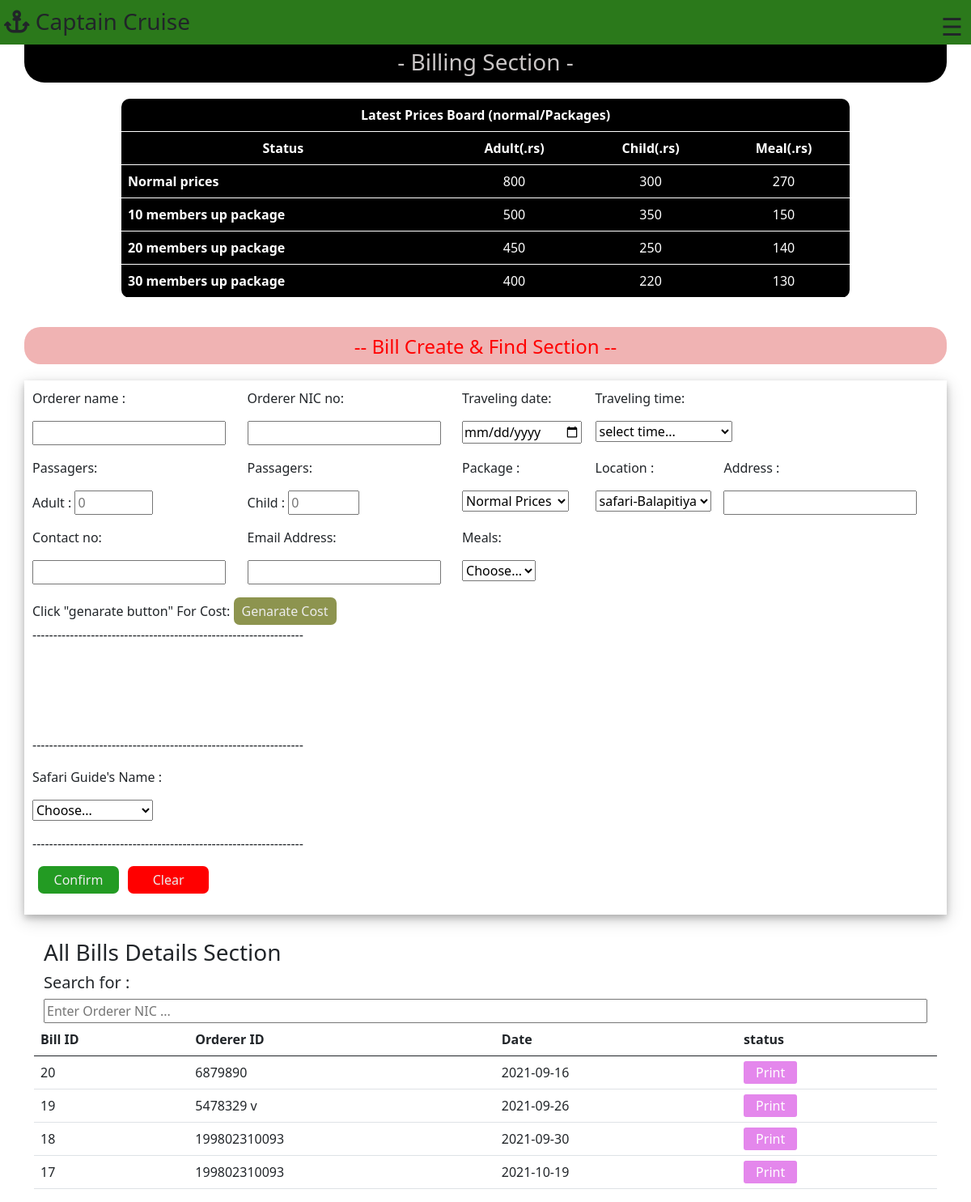
/Billing-section/billing.php, run on the app's committed database.
### tables this page shows
CREATE TABLE `prices` (
  `ID` int(11) NOT NULL,
  `Adult` varchar(50) NOT NULL,
  `child` varchar(50) NOT NULL,
  `meal` varchar(50) NOT NULL
);

CREATE TABLE `bills` (
  `bill_ID` int(40) NOT NULL,
  `Orderer_name` varchar(100) NOT NULL,
  `Orderer_ID` varchar(100) NOT NULL,
  `Booking_date` text NOT NULL,
  `Booking_time` varchar(50) NOT NULL,
  `Adult` int(50) NOT NULL,
  `Child` int(60) NOT NULL,
  `package` varchar(100) NOT NULL,
  `Location` varchar(60) NOT NULL,
  `Address` varchar(100) NOT NULL,
  `Contact_no` varchar(60) NOT NULL,
  `Email` varchar(60) NOT NULL,
  `Meals` varchar(60) NOT NULL,
  `Adult_cost` varchar(60) NOT NULL,
  `Child_cost` varchar(60) NOT NULL,
  `Meal_cost` varchar(60) NOT NULL,
  `Total_cost` varchar(60) NOT NULL,
  `Guide` varchar(100) NOT NULL
);

### Billing-section/billing.php (the view, shortened to what this page needs)
<!DOCTYPE html>
<html lang="en">
<head>
    <link rel="stylesheet" href="./billing.css?v=<?php echo time(); ?> ">
    <link href="https://cdn.jsdelivr.net/npm/bootstrap@5.1.0/dist/css/bootstrap.min.css" rel="stylesheet">
</head>
<body>
    <div class="container">
    <div class="row fixed-top" id="row1">
            <div class="col-8" id="col1">
                <h3><i class="fas fa-anchor"></i> Captain Cruise</h3>
            </div>
            <div class="col" id="col2">
                <span style="font-size:30px;cursor:pointer" onclick="openNav()">&#9776;</span>
            </div>
        </div>
      <div class="row " id="row3">
          <h3>- Billing Section - </h3>
      </div>
      <div class="row" id="row-price">
      <table class="table" id="price-board">
      <tr >
          <th colspan="4">Latest Prices Board (normal/Packages)</th>
      </tr>
      <tr>
          <th>Status</th>
          <th>Adult(.rs)</th>
          <th>Child(.rs)</th>
          <th>Meal(.rs)</th>
      </tr>
      <tr>
          <th  id="topic-table">Normal prices </th>
          <?php
                $connection = mysqli_connect('localhost', 'root', '', 'captaincruise');
                $sql = "SELECT * FROM prices where id=1 order by ID desc";
                $result = mysqli_query($connection , $sql);
                while($row = mysqli_fetch_array($result)){
         echo" <td>".$row['Adult']."</td>";
         echo"<td >".$row['child']."</td>";
          echo"<td>".$row['meal']."</td>";
        };
        ?>
      </tr>
      <tr>
          <th id="topic-table">10 members up package </th>
          <?php
                $connection = mysqli_connect('localhost', 'root', '', 'captaincruise');
                $sql = "SELECT * FROM prices where id=2 order by ID desc";
                $result = mysqli_query($connection , $sql);
                while($row = mysqli_fetch_array($result)){
         echo" <td>".$row['Adult']."</td>";
         echo"<td>".$row['child']."</td>";
          echo"<td>".$row['meal']."</td>";
        };
        ?>
      </tr>
      <tr>
          <th id="topic-table">20 members up package </th>
          <?php
                $connection = mysqli_connect('localhost', 'root', '', 'captaincruise');
                $sql = "SELECT * FROM prices where id=3 order by ID desc";
                $result = mysqli_query($connection , $sql);
                while($row = mysqli_fetch_array($result)){
         echo" <td>".$row['Adult']."</td>";
         echo"<td>".$row['child']."</td>";
          echo"<td>".$row['meal']."</td>";
        };
        ?>
      </tr>
      <tr>
          <th id="topic-table">30 members up package </th>
          <?php
                $connection = mysqli_connect('localhost', 'root', '', 'captaincruise');
                $sql = "SELECT * FROM prices where id=4 order by ID desc";
                $result = mysqli_query($connection , $sql);
                while($row = mysqli_fetch_array($result)){
         echo" <td>".$row['Adult']."</td>";
         echo"<td>".$row['child']."</td>";
          echo"<td>".$row['meal']."</td>";
        };
        ?>
      </tr>
      </table>
      </div>
      <div class="row" id="row4">
          <h4> -- Bill Create & Find Section --</h4>
      </div>
      <div class="row" id="row5">
         <form action="billing.php" method="POST" enctype="multipart/form-data" id="form-menu">
                <table class="table" id="form-table">
                <tr>
                    <td id="bill-form-td">
                      <p> Orderer name :</p>
                    <p><input type="text" name="orderer" id="" required  ></p>
                    </td>
                    <td>
                    <p>Orderer NIC no:</p>
                    <p><input type="text" name="orderid" id="" required ></p>
                    </td>
                    <td>
                    <p>Traveling date:</p>
                    <p><input type="date" name="bookingdate" id="" required ></p>
                    </td>
                    <td colspan="2">
                    <p>Traveling time:</p>
                    <p> <select id="bookingtime" name="bookingtime" required >
                            <option hidden selected>select time...</option>
                            </select></p>
                    </td>
                </tr>
                <tr>
                    <td>
                        <p>Passagers:</p>
                        <p>Adult : <input type="number"   name="adult" id="adult" required min="0" max="100" placeholder="0"></p>
                    </td>
                    <td>
                        <p>Passagers: </p>
                        <p>Child : <input type="number" name="child" id="child" min="0" max="20" placeholder="0"></p>
                    </td>
                    <td>
                        <p>Package :</p>
                        <p> <select id="package" name="package" >
                            <option value="normal">Normal Prices</option>
                            </select></p>
                    </td>
                    <td>
                        <p>Location :</p>
                        <p> <select id="location" name="location" >
                            <option value="Madu">safari-Balapitiya</option>
                            </select></p>
                    </td>
                    <td>
                        <p>Address :</p>
                        <p> <input type="text" name="Address" id=""   required></p>
                    </td>
                </tr>
                <tr>
                    <td>
                        <p>Contact no:</p>
                        <p> <input type="text" name="contact" id=""   required></p>
                    </td>
                    <td>
                        <p>Email Address:</p>
                        <p><input type="text" name="email" id=""  required></p>
                    </td>
                    <td>
                        <p>Meals:</p>
                        <p><select id="meal" name="meal" >
                            <option value="notvalue" selected>Choose...</option>
                            </select></p>
                    </td>
                </tr>
                <tr>
                    <td colspan="2">
                   Click "genarate button" For Cost: <input type="button" onclick="JavaScript:genarate()" value="Genarate Cost" id="cost-btn">
                    </td>
                </tr>
                <tr>
                    <td colspan="5">
                        <p>-----------------------------------------------------------------
                        </p>
                    </td>
                </tr>
                <tr id="count">
                    <td><p id="ad"></p></td>
                    <td><input type="text" name="adcost" id="ad-cost"  ></td>
                </tr>
                <tr  id="count">
                    <td><p id="chi-pass-co"></p></td>
                    <td><input type="text" name="chicost" id="chi-cost"  ></td>
                </tr>
                <tr id="count">
                    <td><p id="pass-meal-co"></p></td>
                    <td><input type="text" name="mealcost" id="meal-cost"  ></td>
                </tr>
                <tr id="count">
                    <td><p id="tot-pass-cost"></p></td>
                    <td><input type="text" name="totalcost" id="total-cost" ></td>
                </tr>
                <tr>
                    <td colspan="5">
                    <p>-----------------------------------------------------------------
                        </p>
                    </td>
                </tr>
                <tr>
                    <td>
                        <p> Safari Guide's Name :</p>
                        <p><select id="guide" name="guide" >
                            <option value="choose" selected>Choose...</option>
                            </select></p>
                    </td>
                </tr>
                <tr>
                    <td colspan="5">
                    <p>-----------------------------------------------------------------
                        </p>
                    </td>
                <tr>
                <td colspan="2">
                <input type="submit" name="submit" value="Confirm" id="confirm-btn"> <input type="reset" value="Clear" onclick="Clean()" id="clear-btn">
                </td>
                </tr>
                </table>
        </form>
<div class="row" id="row6">
   <h3>All Bills Details Section</h3>
   <div class="search-container">
        <h5>Search for :</h5>
        <div class="search-bar" id="search-bar">
      <input type="text" onkeyup="search()" placeholder="Enter Orderer NIC ..." name="search" id="searchbox">
        </div>
  </div>
  <table class="table" id="Bill-table">
  <thead>
      <tr>
          <th scope="col">Bill ID</th>
          <th>Orderer ID</th>
          <th>Date</th>
          <th>status</th>
      </tr>
      </thead>
      <tbody id="tbody">
      <?php
            $connection = mysqli_connect('localhost', 'root', '', 'captaincruise');
            $sql = "SELECT * FROM bills order by bill_ID desc";
            $result = mysqli_query($connection , $sql);
            while($row = mysqli_fetch_array($result)){
      echo'<tr>';
        echo  "<td>".$row['bill_ID']."</td>";
          echo"<td>".$row['Orderer_ID']."</td>";
          echo"<td>".$row['Booking_date']."</td>";
          echo"<td><a href='../Bill-details/Bill-details.html?id=".$row['bill_ID']."' id='details-btn'>Print</a></td>";
      echo'</tr>';
            }
      ?>
</tbody>
  </table>
     </div>
    </div>
</body>
</html>

### Billing-section/billing.css (style rules this page uses)
#row1 { padding-top: 10px; background-color: #2b791b; padding-left: 5px; padding-right: 10px; }
#col2 { text-align: right; }
#row3 { text-align: center; margin-top: 0px; background-color: black; color: #cac6c6; padding-top: 60px; border-radius: 25px; }
#row-price { margin-top: 20px; -webkit-box-pack: center; -ms-flex-pack: center; justify-content: center; }
#price-board { width: 900px; background: black; color: white; }
#price-board tr, th { text-align: center; -webkit-transition: ease-in-out 0.2s; transition: ease-in-out 0.2s; }
#topic-table { text-align: left; }
#price-board tr, td { border: none; outline: none; }
#row4 { color: red; padding-top: 10px; margin-top: 20px; text-align: center; background: #f0b3b3; border-radius: 20px; }
#row5 { padding-top: 20px; -webkit-box-pack: center; -ms-flex-pack: center; justify-content: center; grid-gap: 30px; }
#form-table td { border: none; margin: 0px; padding: 0px; }
#confirm-btn { background-color: #239b23; padding: 5px 10px; color: #ececec; outline: none; border: none; border-radius: 7px; cursor: pointer; margin-left: 7px; width: 100px; }
#clear-btn { background-color: red; margin-left: 7px; padding: 5px 10px; color: #ececec; outline: none; border: none; border-radius: 7px; cursor: pointer; width: 100px; }
#cost-btn { background-color: rgba(137, 145, 73, 0.966); padding: 5px 10px; color: #ececec; outline: none; border: none; border-radius: 7px; cursor: pointer; }
#count { line-height: 15px; }
#count td { padding: 0px; }
table { background-color: white; border-radius: 10px; }
#total-cost { color: red; }
#ad-cost, #chi-cost, #meal-cost, #total-cost { outline: none; background-color: white; border: none; }
#form-menu { padding: 10px; -webkit-box-shadow: 0 4px 8px 0 rgba(0, 0, 0, 0.2), 0 6px 20px 0 rgba(0, 0, 0, 0.19); box-shadow: 0 4px 8px 0 rgba(0, 0, 0, 0.2), 0 6px 20px 0 rgba(0, 0, 0, 0.19); }
#details-btn { padding: 3px 15px; background-color: #e487ec; color: white; outline: none; border: none; border-radius: 3px; text-decoration: none; }
#search-bar { text-align: right; }
#searchbox { width: 100%; }
#tbody { overflow: hidden; }

### data on the page
prices: Adult "800", child "300", meal "270"
prices: Adult "500", child "350", meal "150"
prices: Adult "450", child "250", meal "140"
prices: Adult "400", child "220", meal "130"
bills: bill_ID "20", Orderer_ID "6879890", Booking_date "2021-09-16"
bills: bill_ID "19", Orderer_ID "5478329 v", Booking_date "2021-09-26"
bills: bill_ID "18", Orderer_ID "199802310093", Booking_date "2021-09-30"
bills: bill_ID "17", Orderer_ID "199802310093", Booking_date "2021-10-19"
